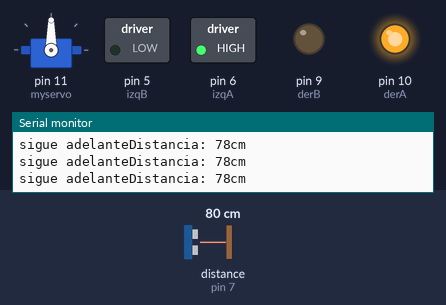
Bench run of a sketch on a simulated Arduino Uno, built with avr-gcc and run on an emulated ATmega328P. Parts: servo, switched loads named in the sketch (green lamp = pin HIGH), output pins drawn as LEDs (lit = HIGH), the last lines printed to the serial monitor. Wiring (inferred from the names in the program): ultrasonic range finder: trigger pin 2; echo pin 7. The test bench sets the inputs (shaded band); at power-on: distance to the obstacle (sensor on pin 7) 80 cm. The echo pulse lasts 58.3 µs per cm; pins used as bus, display or sensor lines are not drawn.

Above: at 3.9 s.
4.0 s: distance to the obstacle (sensor on pin 7) set to 13 cm
5.5 s: distance to the obstacle (sensor on pin 7) set to 10 cm
At 6.5 s:
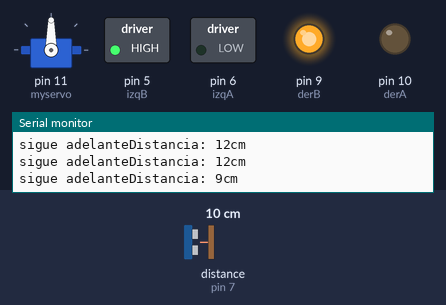
8.5 s: distance to the obstacle (sensor on pin 7) set to 18 cm
At 10.7 s:
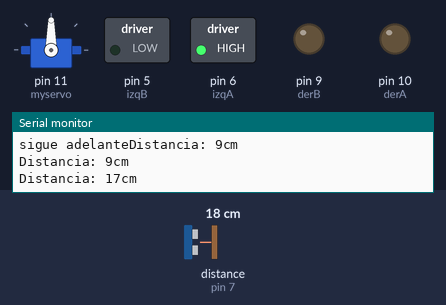
11.5 s: distance to the obstacle (sensor on pin 7) set to 2 cm
At 16.1 s:
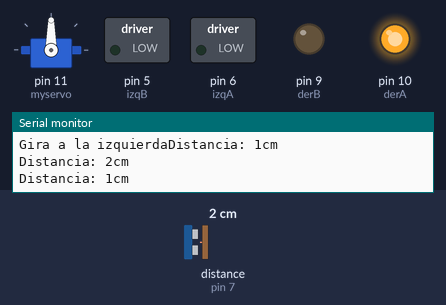
16.2 s: distance to the obstacle (sensor on pin 7) set to 35 cm
At 17.25 s:
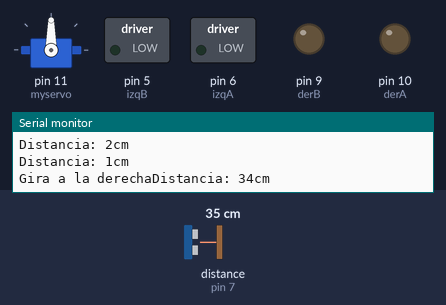
Timing chart, 0 to 19.2 s (numbered marks = the images above; inputs shaded):
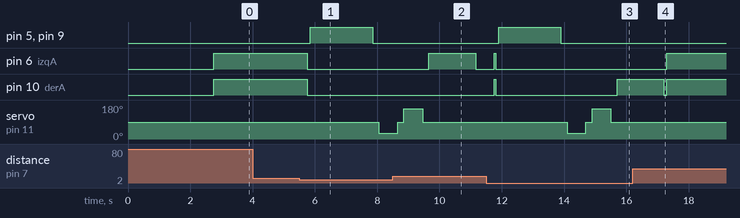

Measured:
- the behaviour switches between 12 and 11 cm on distance to the obstacle (sensor on pin 7) (found by bisection; images 0 and 1)
- after the input at 5.5 s, pin 5 (izqB), pin 9 (derB): LOW → HIGH after 0.36 s, → LOW 2.0 s later; pin 6 (izqA), pin 10 (derA): HIGH → LOW after 0.26 s; servo on pin 11 (myservo): 90° → 30° after 2.6 s
- after the input at 8.5 s, pin 5 (izqB), pin 9 (derB): stays LOW (without the input it goes to HIGH after 2.9 s); pin 10 (derA): stays LOW (without the input it goes to HIGH after 1.2 s)
- after the input at 11.5 s, pin 5 (izqB), pin 9 (derB): LOW → HIGH after 0.40 s, → LOW 2.0 s later; servo on pin 11 (myservo): 90° → 30° after 2.6 s, → 90° 0.60 s later, → 160° 0.20 s later, → 90° 0.60 s later
- after the input at 16.2 s, pin 5 (izqB), pin 9 (derB): stays LOW (without the input it goes to HIGH after 1.2 s); pin 6 (izqA), pin 10 (derA): goes on until 17.3 s, then stays HIGH; servo on pin 11 (myservo): stays 90° (without the input it goes to 30° after 3.4 s)

The sketch:

basurero1.ino
```cpp
//declaracion de pines

#include <Servo.h>

Servo myservo;
int control=0;

int derA = 10; //motor
int derB = 9;

int izqA = 6;
int izqB = 5;

int vel = 255; // Velocidad

int Trigger = 2;   //Pin digital 2 para el Trigger del sensor
int Echo = 7;   //Pin digital 3 para el echo del sensor

//variales globales sensor
int t=0;//tiempo
const int dis_tol=10; //centimetros distancia tolerada obstaculo
int distancia;


void alto(){
  analogWrite(derA, 0);  // Detiene los Motores
  analogWrite(izqA, 0);
  analogWrite(derB, 0);  // Detiene los Motores
  analogWrite(izqB, 0);

}

void adelante(){
    analogWrite(derA, vel);  // Frente 2 segundos
    analogWrite(izqA, vel);


}

void reversa(){
    analogWrite(derB, vel);  // Reversa 2 segundos
    analogWrite(izqB, vel);

}

void gira_Deracha(){
    analogWrite(derA, vel);  // Derecha 0,5 segundos
    analogWrite(izqA, 0);

}

void gira_Izquierda(){
    analogWrite(derA, 0);    // Izquierda 0,5 segundos
    analogWrite(izqA, vel);

}

int sensores_funcionando(){

  digitalWrite(Trigger, HIGH);
  delayMicroseconds(10);          //Enviamos un pulso de 10us
  digitalWrite(Trigger, LOW);

  t = pulseIn(Echo, HIGH); //obtenemos el ancho del pulso

  distancia = t/59;             //escalamos el tiempo a una distancia en cm

  Serial.print("Distancia: ");
  Serial.print(distancia);      //Enviamos serialmente el valor de la distancia
  Serial.print("cm");
  Serial.println();
  delay(100);          //Hacemos una pausa de 100ms
  return distancia;//retorna la distancia


}

int mira_derecha()
{
    myservo.write(30);
    delay(400);
    int distancia=sensores_funcionando();
    delay(100);
    myservo.write(90);
    return distancia;

}

int mira_izquierda()
{
    myservo.write(160);
    delay(400);
    int distancia=sensores_funcionando();
    delay(100);
    myservo.write(90);
   return distancia;
}

void setup()  {

   Serial.begin(115200);

  pinMode(derA, OUTPUT);//motor izquiedo
  pinMode(derB, OUTPUT);

  pinMode(izqA, OUTPUT);//motor derecho
  pinMode(izqB, OUTPUT);

  pinMode(Trigger, OUTPUT); //pin como salida
  pinMode(Echo, INPUT);  //pin como entrada
  digitalWrite(Trigger, LOW);//Inicializamos el pin con 0
  delay(500);
   distancia = sensores_funcionando();
   delay(100);
  myservo.attach(11);
  myservo.write(90);
  delay(2000);

 }


void loop()  {


 int distancia_De = 0;
 int distancia_Iz = 0;
 delay(40);

  if(distancia <= dis_tol){
      alto();
      delay(100);
      reversa();
      delay(2000);
      alto();
      delay(200);
      distancia_De=mira_derecha();
      delay(200);
      distancia_Iz=mira_izquierda();
      delay(200);

      if(distancia_De>=distancia_Iz)
      {
        gira_Deracha();
        delay(1500);
        alto();
        Serial.print("Gira a la derecha");
      }else
      {
        gira_Izquierda();
        delay(1500);
         alto();
         delay(500);

         Serial.print("Gira a la izquierda");
      }

  }else{
    adelante();
        Serial.print("sigue adelante");

  }

    distancia = sensores_funcionando();

    adelante();
}
```
